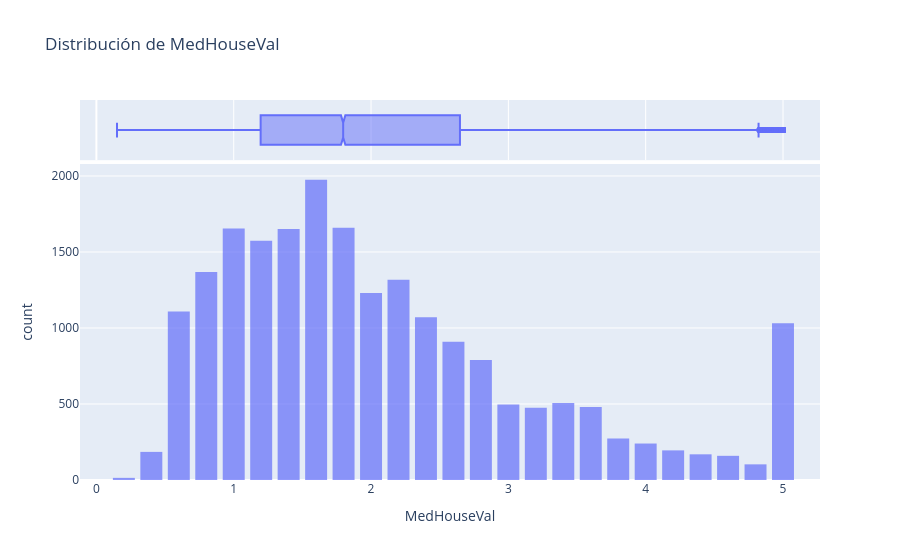
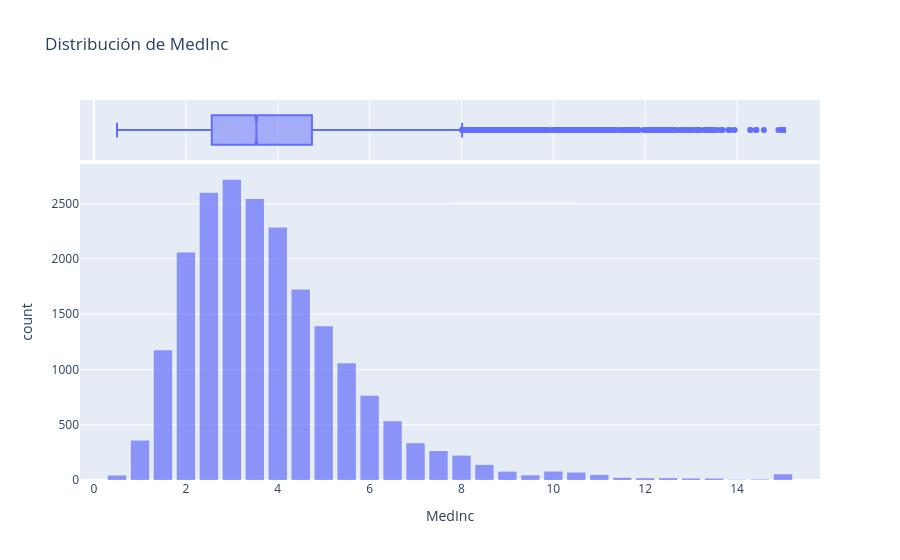

Notebook source saved alongside these figures, in order:
### Markdown cell above
## 3️⃣ Exploración visual

### Code cell
plot_distributions(df, ['MedHouseVal', 'MedInc'])

### Figure 1 — Plotly figure (JSON) as saved in the notebook; plotly's stock layout.template omitted (floating-point values rounded to 4 significant figures; data arrays with more than 128 entries replaced by an {"elided": "..."} marker saying what was removed)
{"data": [{"bingroup": "x", "hovertemplate": "MedHouseVal=%{x}<br>count=%{y}<extra></extra>", "legendgroup": "", "marker": {"color": "#636efa", "opacity": 0.7, "pattern": {"shape": ""}}, "name": "", "nbinsx": 30, "orientation": "v", "showlegend": false, "type": "histogram", "x": {"elided": "20640 float values"}, "xaxis": "x", "yaxis": "y"}, {"hovertemplate": "MedHouseVal=%{x}<extra></extra>", "legendgroup": "", "marker": {"color": "#636efa"}, "name": "", "notched": true, "showlegend": false, "type": "box", "x": {"elided": "20640 float values"}, "xaxis": "x2", "yaxis": "y2"}], "layout": {"bargap": 0.2, "barmode": "relative", "legend": {"tracegroupgap": 0}, "title": {"text": "Distribución de MedHouseVal"}, "xaxis": {"anchor": "y", "domain": [0.0, 1.0], "title": {"text": "MedHouseVal"}}, "xaxis2": {"anchor": "y2", "domain": [0.0, 1.0], "matches": "x", "showgrid": true, "showticklabels": false}, "yaxis": {"anchor": "x", "domain": [0.0, 0.8316], "title": {"text": "count"}}, "yaxis2": {"anchor": "x2", "domain": [0.8416, 1.0], "matches": "y2", "showgrid": false, "showline": false, "showticklabels": false, "ticks": ""}}}

### Figure 2 — Plotly figure (JSON) as saved in the notebook; plotly's stock layout.template omitted (floating-point values rounded to 4 significant figures; data arrays with more than 128 entries replaced by an {"elided": "..."} marker saying what was removed)
{"data": [{"bingroup": "x", "hovertemplate": "MedInc=%{x}<br>count=%{y}<extra></extra>", "legendgroup": "", "marker": {"color": "#636efa", "opacity": 0.7, "pattern": {"shape": ""}}, "name": "", "nbinsx": 30, "orientation": "v", "showlegend": false, "type": "histogram", "x": {"elided": "20640 float values"}, "xaxis": "x", "yaxis": "y"}, {"hovertemplate": "MedInc=%{x}<extra></extra>", "legendgroup": "", "marker": {"color": "#636efa"}, "name": "", "notched": true, "showlegend": false, "type": "box", "x": {"elided": "20640 float values"}, "xaxis": "x2", "yaxis": "y2"}], "layout": {"bargap": 0.2, "barmode": "relative", "legend": {"tracegroupgap": 0}, "title": {"text": "Distribución de MedInc"}, "xaxis": {"anchor": "y", "domain": [0.0, 1.0], "title": {"text": "MedInc"}}, "xaxis2": {"anchor": "y2", "domain": [0.0, 1.0], "matches": "x", "showgrid": true, "showticklabels": false}, "yaxis": {"anchor": "x", "domain": [0.0, 0.8316], "title": {"text": "count"}}, "yaxis2": {"anchor": "x2", "domain": [0.8416, 1.0], "matches": "y2", "showgrid": false, "showline": false, "showticklabels": false, "ticks": ""}}}
